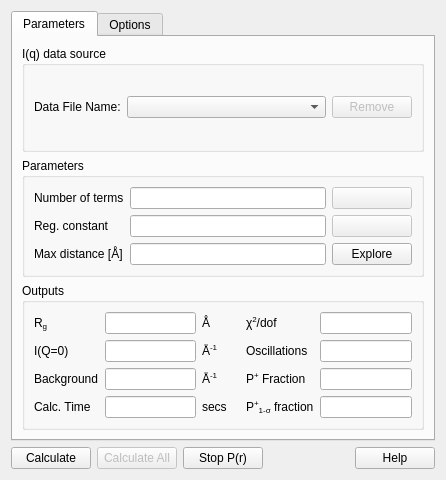
<?xml version="1.0" encoding="UTF-8"?>
<ui version="4.0">
 <class>PrInversion</class>
 <widget class="QDialog" name="PrInversion">
  <property name="geometry">
   <rect>
    <x>0</x>
    <y>0</y>
    <width>446</width>
    <height>480</height>
   </rect>
  </property>
  <property name="sizePolicy">
   <sizepolicy hsizetype="Preferred" vsizetype="Preferred">
    <horstretch>0</horstretch>
    <verstretch>0</verstretch>
   </sizepolicy>
  </property>
  <property name="minimumSize">
   <size>
    <width>0</width>
    <height>0</height>
   </size>
  </property>
  <property name="maximumSize">
   <size>
    <width>16777215</width>
    <height>16777215</height>
   </size>
  </property>
  <property name="windowTitle">
   <string>P(r) Inversion</string>
  </property>
  <layout class="QGridLayout" name="gridLayout_7">
   <item row="0" column="0">
    <widget class="QTabWidget" name="PrTabWidget">
     <property name="sizePolicy">
      <sizepolicy hsizetype="Preferred" vsizetype="Preferred">
       <horstretch>0</horstretch>
       <verstretch>0</verstretch>
      </sizepolicy>
     </property>
     <property name="minimumSize">
      <size>
       <width>0</width>
       <height>0</height>
      </size>
     </property>
     <property name="currentIndex">
      <number>0</number>
     </property>
     <widget class="QWidget" name="tabMain">
      <attribute name="title">
       <string>Parameters</string>
      </attribute>
      <layout class="QGridLayout" name="gridLayout_6">
       <item row="0" column="0">
        <widget class="QGroupBox" name="dataSourceGroupBox">
         <property name="sizePolicy">
          <sizepolicy hsizetype="Preferred" vsizetype="Preferred">
           <horstretch>0</horstretch>
           <verstretch>0</verstretch>
          </sizepolicy>
         </property>
         <property name="title">
          <string>I(q) data source</string>
         </property>
         <layout class="QGridLayout" name="gridLayout_2">
          <item row="0" column="0">
           <layout class="QHBoxLayout" name="horizontalLayout_2">
            <item>
             <widget class="QLabel" name="label">
              <property name="text">
               <string>Data File Name:</string>
              </property>
             </widget>
            </item>
            <item>
             <widget class="QComboBox" name="dataList">
              <property name="sizePolicy">
               <sizepolicy hsizetype="MinimumExpanding" vsizetype="Fixed">
                <horstretch>0</horstretch>
                <verstretch>0</verstretch>
               </sizepolicy>
              </property>
             </widget>
            </item>
            <item>
             <widget class="QPushButton" name="removeButton">
              <property name="enabled">
               <bool>false</bool>
              </property>
              <property name="sizePolicy">
               <sizepolicy hsizetype="Fixed" vsizetype="Fixed">
                <horstretch>0</horstretch>
                <verstretch>0</verstretch>
               </sizepolicy>
              </property>
              <property name="text">
               <string>Remove</string>
              </property>
             </widget>
            </item>
           </layout>
          </item>
         </layout>
        </widget>
       </item>
       <item row="1" column="0">
        <widget class="QGroupBox" name="paramGroupBox">
         <property name="sizePolicy">
          <sizepolicy hsizetype="Preferred" vsizetype="Preferred">
           <horstretch>0</horstretch>
           <verstretch>0</verstretch>
          </sizepolicy>
         </property>
         <property name="toolTip">
          <string>&lt;!DOCTYPE HTML PUBLIC &quot;-//W3C//DTD HTML 4.0//EN&quot; &quot;http://www.w3.org/TR/REC-html40/strict.dtd&quot;&gt;
&lt;html&gt;&lt;head&gt;&lt;meta name=&quot;qrichtext&quot; content=&quot;1&quot; /&gt;&lt;style type=&quot;text/css&quot;&gt;
p, li { white-space: pre-wrap; }
&lt;/style&gt;&lt;/head&gt;&lt;body style=&quot; font-family:'MS Shell Dlg 2'; font-size:8pt; font-weight:400; font-style:normal;&quot;&gt;
&lt;pre style=&quot; margin-top:12px; margin-bottom:12px; margin-left:0px; margin-right:0px; -qt-block-indent:0; text-indent:0px;&gt;&lt;span style=&quot; font-family:'Courier New'; font-size:9pt; color:#000000;&quot;&gt;P(r) is found by fitting a set of base functions to I(Q). The minimization involves a regularization term to ensure a smooth P(r). The regularization constant gives the size of that term. The suggested value is the value above which the output P(r) will have only one peak.&lt;/span&gt;&lt;/pre&gt;&lt;/body&gt;&lt;/html&gt;</string>
         </property>
         <property name="title">
          <string>Parameters</string>
         </property>
         <layout class="QGridLayout" name="gridLayout">
          <item row="0" column="0">
           <widget class="QLabel" name="label_12">
            <property name="sizePolicy">
             <sizepolicy hsizetype="Fixed" vsizetype="Preferred">
              <horstretch>0</horstretch>
              <verstretch>0</verstretch>
             </sizepolicy>
            </property>
            <property name="text">
             <string>Number of terms</string>
            </property>
           </widget>
          </item>
          <item row="0" column="1">
           <widget class="QLineEdit" name="noOfTermsInput">
            <property name="sizePolicy">
             <sizepolicy hsizetype="Preferred" vsizetype="Fixed">
              <horstretch>0</horstretch>
              <verstretch>0</verstretch>
             </sizepolicy>
            </property>
            <property name="minimumSize">
             <size>
              <width>40</width>
              <height>0</height>
             </size>
            </property>
           </widget>
          </item>
          <item row="0" column="2">
           <widget class="QPushButton" name="noOfTermsSuggestionButton">
            <property name="enabled">
             <bool>false</bool>
            </property>
            <property name="text">
             <string/>
            </property>
           </widget>
          </item>
          <item row="1" column="0">
           <widget class="QLabel" name="label_13">
            <property name="sizePolicy">
             <sizepolicy hsizetype="Fixed" vsizetype="Preferred">
              <horstretch>0</horstretch>
              <verstretch>0</verstretch>
             </sizepolicy>
            </property>
            <property name="minimumSize">
             <size>
              <width>80</width>
              <height>0</height>
             </size>
            </property>
            <property name="text">
             <string>Reg. constant</string>
            </property>
           </widget>
          </item>
          <item row="1" column="1">
           <widget class="QLineEdit" name="regularizationConstantInput">
            <property name="sizePolicy">
             <sizepolicy hsizetype="Preferred" vsizetype="Fixed">
              <horstretch>0</horstretch>
              <verstretch>0</verstretch>
             </sizepolicy>
            </property>
            <property name="minimumSize">
             <size>
              <width>40</width>
              <height>0</height>
             </size>
            </property>
           </widget>
          </item>
          <item row="1" column="2">
           <widget class="QPushButton" name="regConstantSuggestionButton">
            <property name="enabled">
             <bool>false</bool>
            </property>
            <property name="text">
             <string/>
            </property>
           </widget>
          </item>
          <item row="2" column="0">
           <widget class="QLabel" name="label_14">
            <property name="sizePolicy">
             <sizepolicy hsizetype="Fixed" vsizetype="Preferred">
              <horstretch>0</horstretch>
              <verstretch>0</verstretch>
             </sizepolicy>
            </property>
            <property name="text">
             <string>Max distance [Å]</string>
            </property>
           </widget>
          </item>
          <item row="2" column="1">
           <widget class="QLineEdit" name="maxDistanceInput">
            <property name="sizePolicy">
             <sizepolicy hsizetype="Preferred" vsizetype="Fixed">
              <horstretch>0</horstretch>
              <verstretch>0</verstretch>
             </sizepolicy>
            </property>
            <property name="minimumSize">
             <size>
              <width>40</width>
              <height>0</height>
             </size>
            </property>
           </widget>
          </item>
          <item row="2" column="2">
           <widget class="QPushButton" name="explorerButton">
            <property name="sizePolicy">
             <sizepolicy hsizetype="Fixed" vsizetype="Fixed">
              <horstretch>0</horstretch>
              <verstretch>0</verstretch>
             </sizepolicy>
            </property>
            <property name="minimumSize">
             <size>
              <width>50</width>
              <height>0</height>
             </size>
            </property>
            <property name="toolTip">
             <string>&lt;html&gt;&lt;head/&gt;&lt;body&gt;&lt;p&gt;Open the D&lt;span style=&quot; vertical-align:sub;&quot;&gt;max&lt;/span&gt; explorer window.&lt;/p&gt;&lt;/body&gt;&lt;/html&gt;</string>
            </property>
            <property name="layoutDirection">
             <enum>Qt::LeftToRight</enum>
            </property>
            <property name="text">
             <string>Explore</string>
            </property>
           </widget>
          </item>
         </layout>
         <zorder>noOfTermsInput</zorder>
         <zorder>noOfTermsSuggestionButton</zorder>
         <zorder>regularizationConstantInput</zorder>
         <zorder>regConstantSuggestionButton</zorder>
         <zorder>maxDistanceInput</zorder>
         <zorder>explorerButton</zorder>
         <zorder>label_13</zorder>
         <zorder>label_12</zorder>
         <zorder>label_14</zorder>
        </widget>
       </item>
       <item row="2" column="0">
        <widget class="QGroupBox" name="outputsGroupBox">
         <property name="title">
          <string>Outputs</string>
         </property>
         <layout class="QGridLayout" name="gridLayout_4">
          <item row="0" column="0">
           <widget class="QLabel" name="label_15">
            <property name="text">
             <string>&lt;html&gt;&lt;head/&gt;&lt;body&gt;&lt;p&gt;R&lt;span style=&quot; vertical-align:sub;&quot;&gt;g&lt;/span&gt;&lt;/p&gt;&lt;/body&gt;&lt;/html&gt;</string>
            </property>
           </widget>
          </item>
          <item row="0" column="1">
           <widget class="QLineEdit" name="rgValue">
            <property name="enabled">
             <bool>true</bool>
            </property>
            <property name="sizePolicy">
             <sizepolicy hsizetype="Preferred" vsizetype="Fixed">
              <horstretch>0</horstretch>
              <verstretch>0</verstretch>
             </sizepolicy>
            </property>
            <property name="readOnly">
             <bool>true</bool>
            </property>
           </widget>
          </item>
          <item row="0" column="2">
           <widget class="QLabel" name="label_24">
            <property name="text">
             <string>Å</string>
            </property>
           </widget>
          </item>
          <item row="0" column="3">
           <widget class="QLabel" name="label_22">
            <property name="text">
             <string/>
            </property>
           </widget>
          </item>
          <item row="0" column="4">
           <widget class="QLabel" name="label_19">
            <property name="text">
             <string>&lt;html&gt;&lt;head/&gt;&lt;body&gt;&lt;p&gt;χ&lt;span style=&quot; vertical-align:super;&quot;&gt;2&lt;/span&gt;/dof&lt;/p&gt;&lt;/body&gt;&lt;/html&gt;</string>
            </property>
           </widget>
          </item>
          <item row="0" column="5">
           <widget class="QLineEdit" name="chiDofValue">
            <property name="enabled">
             <bool>true</bool>
            </property>
            <property name="sizePolicy">
             <sizepolicy hsizetype="Preferred" vsizetype="Fixed">
              <horstretch>0</horstretch>
              <verstretch>0</verstretch>
             </sizepolicy>
            </property>
            <property name="readOnly">
             <bool>true</bool>
            </property>
           </widget>
          </item>
          <item row="1" column="0">
           <widget class="QLabel" name="label_16">
            <property name="text">
             <string>I(Q=0)</string>
            </property>
           </widget>
          </item>
          <item row="1" column="1">
           <widget class="QLineEdit" name="iQ0Value">
            <property name="enabled">
             <bool>true</bool>
            </property>
            <property name="sizePolicy">
             <sizepolicy hsizetype="Preferred" vsizetype="Fixed">
              <horstretch>0</horstretch>
              <verstretch>0</verstretch>
             </sizepolicy>
            </property>
            <property name="readOnly">
             <bool>true</bool>
            </property>
           </widget>
          </item>
          <item row="1" column="2">
           <widget class="QLabel" name="label_25">
            <property name="text">
             <string>&lt;html&gt;&lt;head/&gt;&lt;body&gt;&lt;p&gt;Å&lt;span style=&quot; vertical-align:super;&quot;&gt;-1&lt;/span&gt;&lt;/p&gt;&lt;/body&gt;&lt;/html&gt;</string>
            </property>
           </widget>
          </item>
          <item row="1" column="4">
           <widget class="QLabel" name="label_20">
            <property name="text">
             <string>Oscillations</string>
            </property>
           </widget>
          </item>
          <item row="1" column="5">
           <widget class="QLineEdit" name="oscillationValue">
            <property name="enabled">
             <bool>true</bool>
            </property>
            <property name="sizePolicy">
             <sizepolicy hsizetype="Preferred" vsizetype="Fixed">
              <horstretch>0</horstretch>
              <verstretch>0</verstretch>
             </sizepolicy>
            </property>
            <property name="readOnly">
             <bool>true</bool>
            </property>
           </widget>
          </item>
          <item row="2" column="0">
           <widget class="QLabel" name="label_17">
            <property name="text">
             <string>Background</string>
            </property>
           </widget>
          </item>
          <item row="2" column="1">
           <widget class="QLineEdit" name="backgroundValue">
            <property name="enabled">
             <bool>true</bool>
            </property>
            <property name="sizePolicy">
             <sizepolicy hsizetype="Preferred" vsizetype="Fixed">
              <horstretch>0</horstretch>
              <verstretch>0</verstretch>
             </sizepolicy>
            </property>
            <property name="readOnly">
             <bool>true</bool>
            </property>
           </widget>
          </item>
          <item row="2" column="2">
           <widget class="QLabel" name="label_26">
            <property name="text">
             <string>&lt;html&gt;&lt;head/&gt;&lt;body&gt;&lt;p&gt;Å&lt;span style=&quot; vertical-align:super;&quot;&gt;-1&lt;/span&gt;&lt;/p&gt;&lt;/body&gt;&lt;/html&gt;</string>
            </property>
           </widget>
          </item>
          <item row="2" column="4">
           <widget class="QLabel" name="label_21">
            <property name="text">
             <string>&lt;html&gt;&lt;head/&gt;&lt;body&gt;&lt;p&gt;P&lt;span style=&quot; vertical-align:super;&quot;&gt;+&lt;/span&gt; Fraction&lt;/p&gt;&lt;/body&gt;&lt;/html&gt;</string>
            </property>
           </widget>
          </item>
          <item row="2" column="5">
           <widget class="QLineEdit" name="posFractionValue">
            <property name="enabled">
             <bool>true</bool>
            </property>
            <property name="sizePolicy">
             <sizepolicy hsizetype="Preferred" vsizetype="Fixed">
              <horstretch>0</horstretch>
              <verstretch>0</verstretch>
             </sizepolicy>
            </property>
            <property name="readOnly">
             <bool>true</bool>
            </property>
           </widget>
          </item>
          <item row="3" column="0">
           <widget class="QLabel" name="label_18">
            <property name="text">
             <string>Calc. Time</string>
            </property>
           </widget>
          </item>
          <item row="3" column="1">
           <widget class="QLineEdit" name="computationTimeValue">
            <property name="enabled">
             <bool>true</bool>
            </property>
            <property name="sizePolicy">
             <sizepolicy hsizetype="Preferred" vsizetype="Fixed">
              <horstretch>0</horstretch>
              <verstretch>0</verstretch>
             </sizepolicy>
            </property>
            <property name="readOnly">
             <bool>true</bool>
            </property>
           </widget>
          </item>
          <item row="3" column="2">
           <widget class="QLabel" name="label_27">
            <property name="text">
             <string>secs</string>
            </property>
           </widget>
          </item>
          <item row="3" column="4">
           <widget class="QLabel" name="label_29">
            <property name="text">
             <string>&lt;html&gt;&lt;head/&gt;&lt;body&gt;&lt;p&gt;P&lt;span style=&quot; vertical-align:super;&quot;&gt;+&lt;/span&gt;&lt;span style=&quot; vertical-align:sub;&quot;&gt;1-σ&lt;/span&gt; fraction&lt;/p&gt;&lt;/body&gt;&lt;/html&gt;</string>
            </property>
           </widget>
          </item>
          <item row="3" column="5">
           <widget class="QLineEdit" name="sigmaPosFractionValue">
            <property name="enabled">
             <bool>true</bool>
            </property>
            <property name="sizePolicy">
             <sizepolicy hsizetype="Preferred" vsizetype="Fixed">
              <horstretch>0</horstretch>
              <verstretch>0</verstretch>
             </sizepolicy>
            </property>
            <property name="readOnly">
             <bool>true</bool>
            </property>
           </widget>
          </item>
         </layout>
        </widget>
       </item>
      </layout>
     </widget>
     <widget class="QWidget" name="tabOptions">
      <attribute name="title">
       <string>Options</string>
      </attribute>
      <layout class="QGridLayout" name="gridLayout_9">
       <item row="0" column="0">
        <widget class="QGroupBox" name="groupBox">
         <property name="title">
          <string>Options</string>
         </property>
         <layout class="QGridLayout" name="gridLayout_8">
          <item row="0" column="0">
           <layout class="QHBoxLayout" name="horizontalLayout_3" stretch="2,1,0,2,2">
            <item>
             <widget class="QLabel" name="label_5">
              <property name="text">
               <string>Background Level:</string>
              </property>
             </widget>
            </item>
            <item>
             <widget class="QLineEdit" name="backgroundInput">
              <property name="enabled">
               <bool>false</bool>
              </property>
              <property name="text">
               <string>0.0</string>
              </property>
             </widget>
            </item>
            <item>
             <widget class="QLabel" name="label_10">
              <property name="text">
               <string>&lt;html&gt;&lt;head/&gt;&lt;body&gt;&lt;p&gt;Å&lt;span style=&quot; vertical-align:super;&quot;&gt;-1&lt;/span&gt;&lt;/p&gt;&lt;/body&gt;&lt;/html&gt;</string>
              </property>
             </widget>
            </item>
            <item>
             <widget class="QRadioButton" name="estimateBgd">
              <property name="text">
               <string>Estimate</string>
              </property>
             </widget>
            </item>
            <item>
             <widget class="QRadioButton" name="manualBgd">
              <property name="text">
               <string>Manual Input</string>
              </property>
             </widget>
            </item>
           </layout>
          </item>
          <item row="1" column="0">
           <widget class="QGroupBox" name="qRangeGroupBox">
            <property name="title">
             <string>Total Q range</string>
            </property>
            <layout class="QGridLayout" name="gridLayout_3">
             <item row="0" column="0">
              <layout class="QHBoxLayout" name="horizontalLayout_4">
               <item>
                <widget class="QLabel" name="label_7">
                 <property name="text">
                  <string>Min:</string>
                 </property>
                </widget>
               </item>
               <item>
                <widget class="QLineEdit" name="minQInput">
                 <property name="enabled">
                  <bool>true</bool>
                 </property>
                 <property name="sizePolicy">
                  <sizepolicy hsizetype="Preferred" vsizetype="Fixed">
                   <horstretch>0</horstretch>
                   <verstretch>0</verstretch>
                  </sizepolicy>
                 </property>
                </widget>
               </item>
               <item>
                <widget class="QLabel" name="label_11">
                 <property name="text">
                  <string>&lt;html&gt;&lt;head/&gt;&lt;body&gt;&lt;p&gt;Å&lt;span style=&quot; vertical-align:super;&quot;&gt;-1&lt;/span&gt;&lt;/p&gt;&lt;/body&gt;&lt;/html&gt;</string>
                 </property>
                </widget>
               </item>
               <item>
                <widget class="QLabel" name="label_8">
                 <property name="text">
                  <string>Max:</string>
                 </property>
                </widget>
               </item>
               <item>
                <widget class="QLineEdit" name="maxQInput">
                 <property name="enabled">
                  <bool>true</bool>
                 </property>
                 <property name="sizePolicy">
                  <sizepolicy hsizetype="Preferred" vsizetype="Fixed">
                   <horstretch>0</horstretch>
                   <verstretch>0</verstretch>
                  </sizepolicy>
                 </property>
                </widget>
               </item>
               <item>
                <widget class="QLabel" name="label_9">
                 <property name="text">
                  <string>&lt;html&gt;&lt;head/&gt;&lt;body&gt;&lt;p&gt;Å&lt;span style=&quot; vertical-align:super;&quot;&gt;-1&lt;/span&gt;&lt;/p&gt;&lt;/body&gt;&lt;/html&gt;</string>
                 </property>
                </widget>
               </item>
              </layout>
             </item>
            </layout>
           </widget>
          </item>
          <item row="2" column="0">
           <widget class="QGroupBox" name="slitParamsGroupBox">
            <property name="title">
             <string>Slit Parameters</string>
            </property>
            <layout class="QGridLayout" name="gridLayout_5">
             <item row="0" column="0">
              <layout class="QHBoxLayout" name="horizontalLayout">
               <item>
                <widget class="QLabel" name="label_3">
                 <property name="text">
                  <string>Height</string>
                 </property>
                </widget>
               </item>
               <item>
                <widget class="QLineEdit" name="slitHeightInput">
                 <property name="enabled">
                  <bool>true</bool>
                 </property>
                 <property name="sizePolicy">
                  <sizepolicy hsizetype="Preferred" vsizetype="Fixed">
                   <horstretch>0</horstretch>
                   <verstretch>0</verstretch>
                  </sizepolicy>
                 </property>
                </widget>
               </item>
               <item>
                <widget class="QLabel" name="label_6">
                 <property name="text">
                  <string>&lt;html&gt;&lt;head/&gt;&lt;body&gt;&lt;p&gt;Å&lt;span style=&quot; vertical-align:super;&quot;&gt;-1&lt;/span&gt;&lt;/p&gt;&lt;/body&gt;&lt;/html&gt;</string>
                 </property>
                </widget>
               </item>
               <item>
                <widget class="QLabel" name="label_4">
                 <property name="text">
                  <string>Width</string>
                 </property>
                </widget>
               </item>
               <item>
                <widget class="QLineEdit" name="slitWidthInput">
                 <property name="enabled">
                  <bool>true</bool>
                 </property>
                 <property name="sizePolicy">
                  <sizepolicy hsizetype="Preferred" vsizetype="Fixed">
                   <horstretch>0</horstretch>
                   <verstretch>0</verstretch>
                  </sizepolicy>
                 </property>
                </widget>
               </item>
               <item>
                <widget class="QLabel" name="label_2">
                 <property name="text">
                  <string>&lt;html&gt;&lt;head/&gt;&lt;body&gt;&lt;p&gt;Å&lt;span style=&quot; vertical-align:super;&quot;&gt;-1&lt;/span&gt;&lt;/p&gt;&lt;/body&gt;&lt;/html&gt;</string>
                 </property>
                </widget>
               </item>
              </layout>
             </item>
            </layout>
           </widget>
          </item>
         </layout>
        </widget>
       </item>
       <item row="1" column="0">
        <spacer name="verticalSpacer">
         <property name="orientation">
          <enum>Qt::Vertical</enum>
         </property>
         <property name="sizeHint" stdset="0">
          <size>
           <width>20</width>
           <height>255</height>
          </size>
         </property>
        </spacer>
       </item>
      </layout>
     </widget>
    </widget>
   </item>
   <item row="1" column="0">
    <layout class="QHBoxLayout" name="horizontalLayout_8">
     <property name="sizeConstraint">
      <enum>QLayout::SetDefaultConstraint</enum>
     </property>
     <item>
      <widget class="QPushButton" name="calculateThisButton">
       <property name="enabled">
        <bool>true</bool>
       </property>
       <property name="text">
        <string>Calculate</string>
       </property>
      </widget>
     </item>
     <item>
      <widget class="QPushButton" name="calculateAllButton">
       <property name="enabled">
        <bool>false</bool>
       </property>
       <property name="sizePolicy">
        <sizepolicy hsizetype="Minimum" vsizetype="Fixed">
         <horstretch>0</horstretch>
         <verstretch>0</verstretch>
        </sizepolicy>
       </property>
       <property name="text">
        <string>Calculate All</string>
       </property>
      </widget>
     </item>
     <item>
      <widget class="QPushButton" name="stopButton">
       <property name="text">
        <string>Stop P(r)</string>
       </property>
      </widget>
     </item>
     <item>
      <spacer name="horizontalSpacer">
       <property name="orientation">
        <enum>Qt::Horizontal</enum>
       </property>
       <property name="sizeType">
        <enum>QSizePolicy::Expanding</enum>
       </property>
       <property name="sizeHint" stdset="0">
        <size>
         <width>40</width>
         <height>20</height>
        </size>
       </property>
      </spacer>
     </item>
     <item>
      <widget class="QPushButton" name="helpButton">
       <property name="sizePolicy">
        <sizepolicy hsizetype="Minimum" vsizetype="Fixed">
         <horstretch>0</horstretch>
         <verstretch>0</verstretch>
        </sizepolicy>
       </property>
       <property name="text">
        <string>Help</string>
       </property>
      </widget>
     </item>
    </layout>
   </item>
  </layout>
 </widget>
 <resources/>
 <connections/>
</ui>
